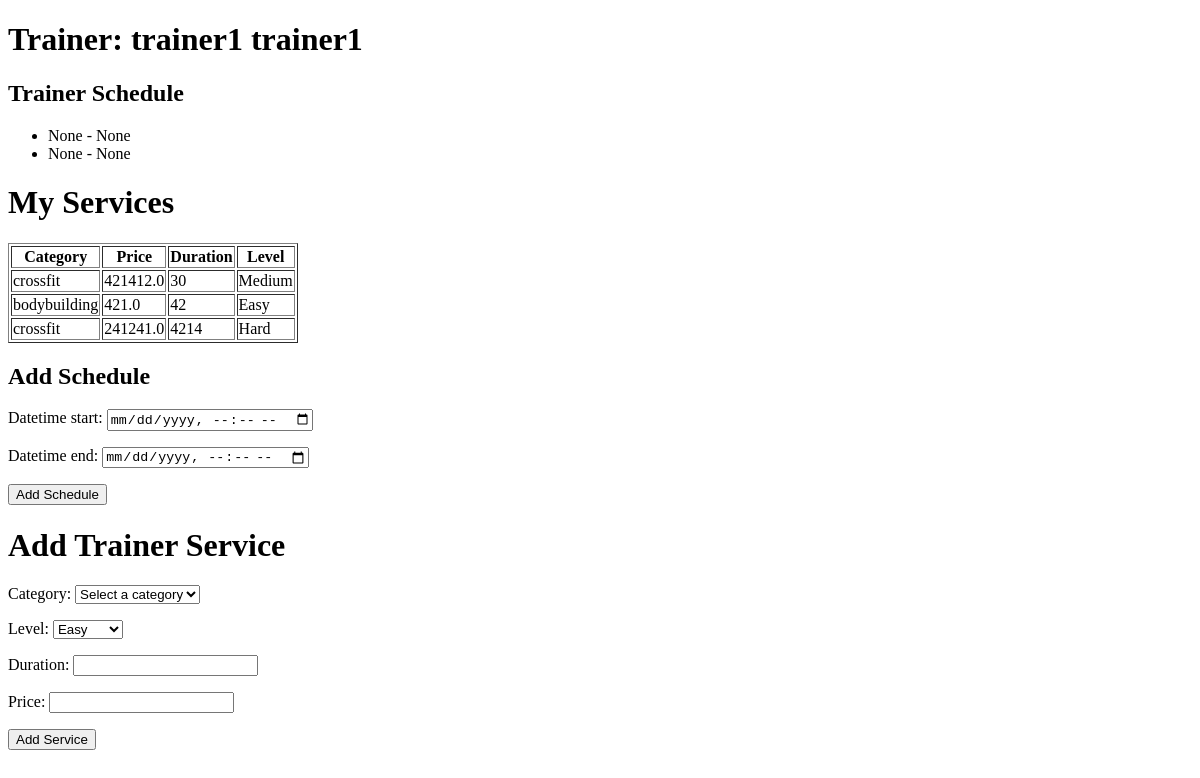
The app's page /trainers/service/ (signed in), older data.
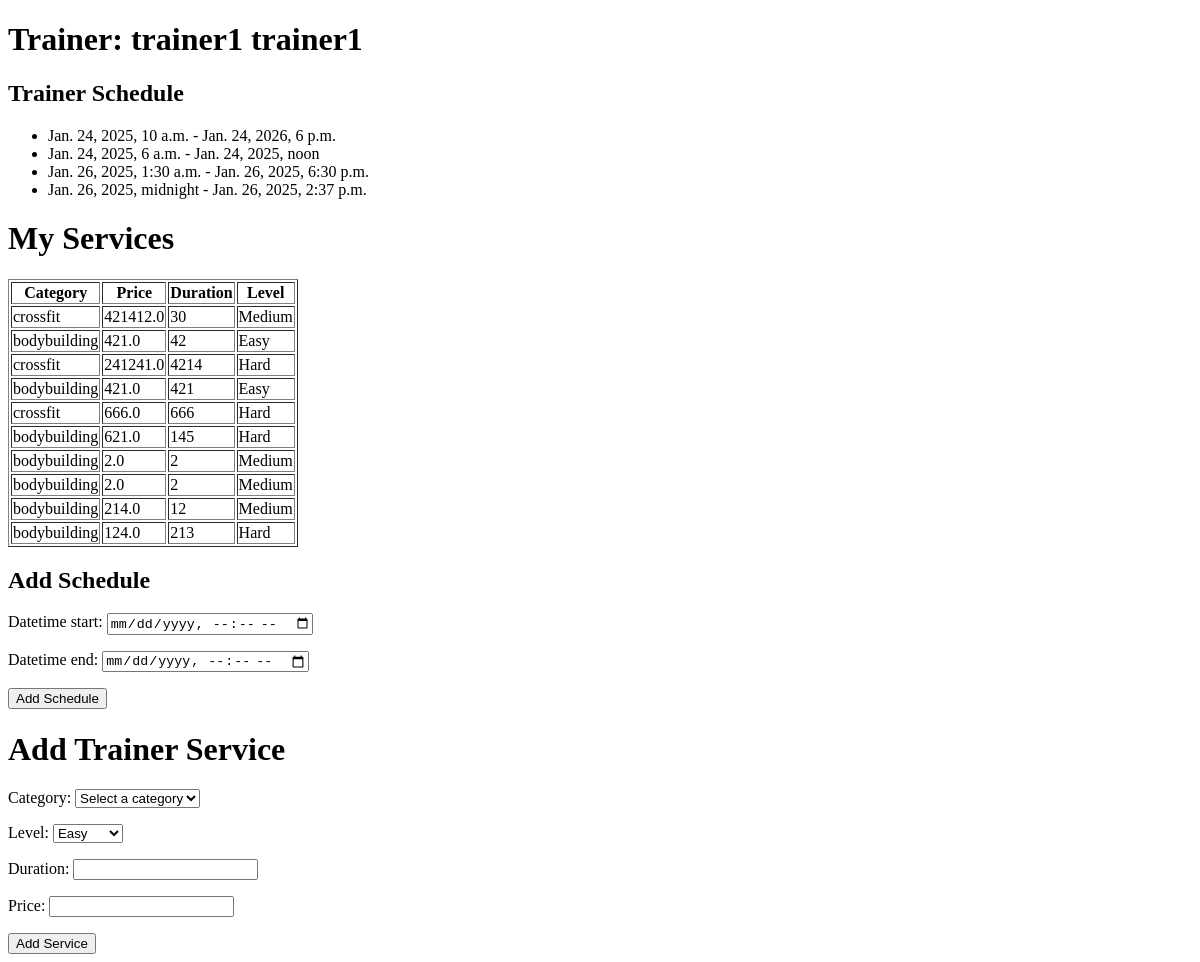
The same page, newer data.
### trainer/models.py (models this page shows, shortened)
class TrainerSchedule(models.Model):
    datetime_start = models.DateTimeField(verbose_name='Datetime start', auto_now=False, null=False)
    datetime_end = models.DateTimeField(verbose_name='Datetime end', auto_now=False, null=False)
    trainer = models.ForeignKey(User, on_delete=models.CASCADE)

class Service(models.Model):
    LEVEL_CHOICES = [
        ('Easy', 'Easy'),
        ('Medium', 'Medium'),
        ('Hard', 'Hard'),
    ]
    level = models.CharField(max_length=10, choices=LEVEL_CHOICES, default='Easy')
    category = models.ForeignKey(Category, on_delete=models.CASCADE)
    trainer = models.ForeignKey(User, on_delete=models.CASCADE)
    price = models.FloatField()
    duration = models.IntegerField()

class Category(models.Model):
    name = models.CharField(max_length=100)
    def __str__(self):
        return self.name

### trainer/views.py (the view)
# urls.py: path('service/', trainer.views.service_page, name='service'),
@login_required
def service_page(request):
    if not request.user.groups.filter(name='Trainer').exists():
        return HttpResponseForbidden("You are not a trainer")
    trainer_current = request.user
    if request.method == 'POST':
        if 'add_service' in request.POST:  # Добавление услуги
            service_form = ServiceForm(request.POST)
            if service_form.is_valid():
                service = service_form.save(commit=False)
                service.trainer = trainer_current
                service.save()
            else:
                return render(request, 'trainer.html', {
                    'trainer': trainer_current,
                    'service_form': service_form,
                })
        elif 'add_schedule' in request.POST:  # Добавление расписания
            schedule_form = TrainerScheduleForm(request.POST)
            if schedule_form.is_valid():
                schedule = schedule_form.save(commit=False)
                schedule.trainer = trainer_current
                schedule.save()
            else:
                return render(request, 'trainer.html', {
                    'trainer': trainer_current,
                    'schedule_form': schedule_form,
                })
        return redirect('service_page')
    else:
        trainer_description = TrainerDescription.objects.get(trainer=trainer_current)
        trainer_schedule = TrainerSchedule.objects.filter(trainer=trainer_current)
        my_services = Service.objects.filter(trainer=trainer_current)
        service_categories = Category.objects.all()
        service_form = ServiceForm()
        schedule_form = TrainerScheduleForm()
        return render(request, 'trainer.html', {
            'trainer': trainer_current,
            'trainer_description': trainer_description,
            'trainer_schedule': trainer_schedule,
            'my_services': my_services,
            'service_categories': service_categories,
            'service_form': service_form,
            'schedule_form': schedule_form,
        })

### users/forms.py
class ServiceForm(forms.ModelForm):
    class Meta:
        model = Service
        fields = ('category', 'level', 'duration', 'price')
    def __init__(self, *args, **kwargs):
        super().__init__(*args, **kwargs)
        self.fields['category'].empty_label = 'Select a category'

### trainer/forms.py
class TrainerScheduleForm(forms.ModelForm):
    class Meta:
        model = TrainerSchedule
        fields = ['datetime_start', 'datetime_end']
        widgets = {
            'datetime_start': forms.DateTimeInput(attrs={'type': 'datetime-local'}),
            'datetime_end': forms.DateTimeInput(attrs={'type': 'datetime-local'}),
        }

### templates/trainer.html (shortened to what this page needs)
<!DOCTYPE html>
<html lang="en">
<head>
</head>
<body>
    <h1>Trainer: {{ trainer.first_name }} {{ trainer.last_name }}</h1>
  <h2>Trainer Schedule</h2>
    <ul>
        {% if trainer_schedule %}
            {% for schedule in trainer_schedule %}
                <li>{{ schedule.datetime_start }} - {{ schedule.datetime_end }}</li>
            {% endfor %}
        {% else %}
            <li>No schedule available</li>
        {% endif %}
    </ul>
    <h1>My Services</h1>
    <table border="1">
        <tr>
            <th>Category</th>
            <th>Price</th>
            <th>Duration</th>
            <th>Level</th>
        </tr>
        {% for service in my_services %}
        <tr>
            <td>{{ service.category.name }}</td>
            <td>{{ service.price }}</td>
            <td>{{ service.duration }}</td>
            <td>{{ service.level }}</td>
        </tr>
        {% endfor %}
    </table>
<h2>Add Schedule</h2>
<form method="post">
    {{ schedule_form.as_p }}
    <button type="submit" name="add_schedule">Add Schedule</button>
</form>
<h1>Add Trainer Service</h1>
<form method="post">
    {{ service_form.as_p }}
    <button type="submit" name="add_service">Add Service</button>
</form>
</body>
</html>

Row changes from the older to the newer data that the page shows:
no longer on this page (row edited): TrainerSchedule: datetime_start "None", datetime_end "None"
now on this page (row edited): TrainerSchedule: datetime_start "Jan. 24, 2025, 10 a.m.", datetime_end "Jan. 24, 2026, 6 p.m."
changed TrainerSchedule: datetime_start "None" → "Jan. 24, 2025, 6 a.m."; datetime_end "None" → "Jan. 24, 2025, noon"
added TrainerSchedule: datetime_start "Jan. 26, 2025, 1:30 a.m.", datetime_end "Jan. 26, 2025, 6:30 p.m."
added TrainerSchedule: datetime_start "Jan. 26, 2025, midnight", datetime_end "Jan. 26, 2025, 2:37 p.m."
added Service: category.name "bodybuilding", price "421.0", duration "421", level "Easy"
added Service: category.name "crossfit", price "666.0", duration "666", level "Hard"
added Service: category.name "bodybuilding", price "621.0", duration "145", level "Hard"
added Service: category.name "bodybuilding", price "2.0", duration "2", level "Medium"
added Service: category.name "bodybuilding", price "2.0", duration "2", level "Medium"
added Service: category.name "bodybuilding", price "214.0", duration "12", level "Medium"
added Service: category.name "bodybuilding", price "124.0", duration "213", level "Hard"
